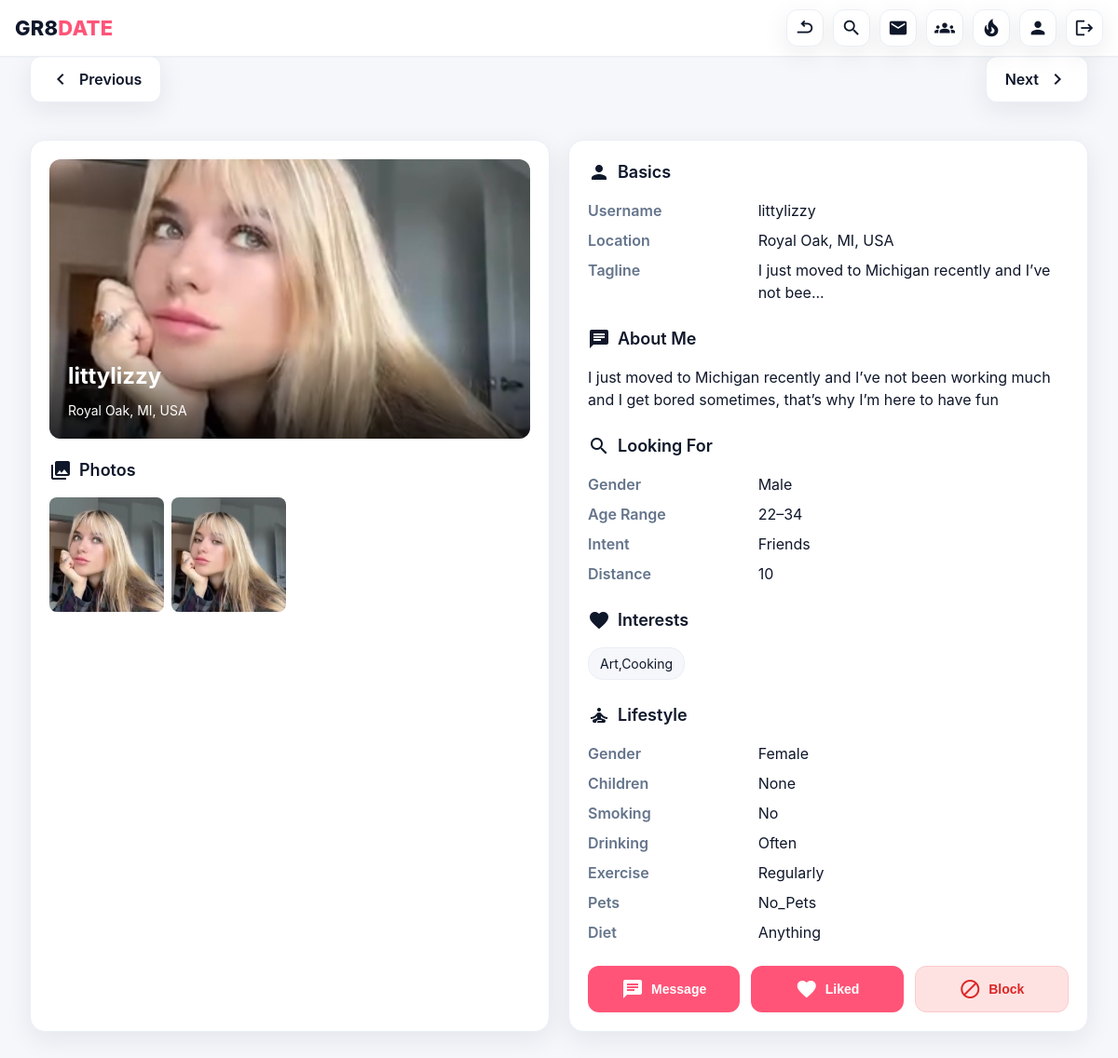
Page /profile/404/ (signed in) on the committed database.
### pages/models.py (models this page shows, shortened)
class ProfileImage(models.Model):
    profile = models.ForeignKey(
        Profile,
        related_name="images",
        on_delete=models.CASCADE,
    )
    image = models.ImageField(upload_to="profiles/")
    is_private = models.BooleanField(default=False)
    is_primary = models.BooleanField(default=False)
    created_at = models.DateTimeField(auto_now_add=True)
    class Meta:
        constraints = [
            models.UniqueConstraint(
                fields=["profile"],
                condition=models.Q(is_primary=True),
                name="one_primary_image_per_profile",
            ),
        ]

class Profile(models.Model):
    user = models.OneToOneField(User, on_delete=models.CASCADE, related_name="profile")
    is_complete = models.BooleanField(default=False)
    is_approved = models.BooleanField(default=False)
    needs_review = models.BooleanField(default=False)
    pending_changes = models.JSONField(null=True, blank=True)
    last_submitted_for_approval = models.DateTimeField(null=True, blank=True)
    created_at = models.DateTimeField(auto_now_add=True)
    updated_at = models.DateTimeField(auto_now=True)
    date_of_birth = models.DateField(blank=True, null=True)
    headline = models.CharField(max_length=120, blank=True)
    location = models.CharField(max_length=120, blank=True)
    about = models.TextField(blank=True)
    class Gender(models.TextChoices):
        FEMALE = "female", "Female"
        MALE = "male", "Male"
        NON_BINARY = "nonbinary", "Non-binary"
        UNSPECIFIED = "unspecified", "Prefer not to say"
    my_gender = models.CharField(
        max_length=20, choices=Gender.choices, default=Gender.UNSPECIFIED
    )
    class LookingFor(models.TextChoices):
        MALE = "male", "Male"
        FEMALE = "female", "Female"
        BISEXUAL = "bisexual", "Bi-sexual"
        UNSPECIFIED = "unspecified", "Prefer not to say"
    looking_for = models.CharField(
        max_length=20, choices=LookingFor.choices, default=LookingFor.UNSPECIFIED
    )
    class Children(models.TextChoices):
        PREFER_NOT = "prefer_not", "Prefer not to say"
        YES = "yes", "Yes"
        NONE = "none", "None"
    children = models.CharField(
        max_length=20, choices=Children.choices, default=Children.PREFER_NOT
    )
    smoking = models.CharField(max_length=20, default='prefer_not', blank=True)
    drinking = models.CharField(max_length=20, default='prefer_not', blank=True)
    exercise = models.CharField(max_length=20, default='prefer_not', blank=True)
    pets = models.CharField(max_length=20, default='prefer_not', blank=True)
    diet = models.CharField(max_length=20, default='prefer_not', blank=True)
    my_interests = models.CharField(max_length=600, blank=True)
    must_have_tags = models.CharField(max_length=600, blank=True)
    preferred_age_min = models.PositiveSmallIntegerField(default=18)
    preferred_age_max = models.PositiveSmallIntegerField(default=60)
    class Distance(models.TextChoices):
        ANY = "any", "Any"
        KM_5 = "5", "5 km"
        KM_10 = "10", "10 km"
        KM_25 = "25", "25 km"
        KM_50 = "50", "50 km"
        KM_100 = "100", "100 km"
        COUNTRY = "country", "Countrywide"
    preferred_distance = models.CharField(
        max_length=20, choices=Distance.choices, default=Distance.ANY
    )
    class Intent(models.TextChoices):
        ANY = "any", "Any"
        FRIENDS = "friends", "New friends"
        CASUAL = "casual", "Casual dating"
        LONGTERM = "longterm", "Long-term"
        MARRIAGE = "marriage", "Marriage"
    preferred_intent = models.CharField(
        max_length=20, choices=Intent.choices, default=Intent.ANY
    )

### pages/views.py (the view, shortened to what this page needs)
# urls.py: path('profile/<int:user_id>/', views.profile_detail, name='profile_detail'),
@login_required
def profile_detail(request, user_id):
    profile = get_object_or_404(
        Profile.objects.prefetch_related('images'),
        user_id=user_id
    )
    is_own_profile = request.user == profile.user
    has_private_access = False
    access_request = None
    has_pending_request = False
    if request.user.is_superuser:
        has_private_access = True
    public_images = profile.images.filter(is_private=False)
    private_images = profile.images.filter(is_private=True)
    is_liked = Like.objects.filter(
        liker=request.user,
        liked_user=profile.user
    ).exists()
    is_blocked = Block.objects.filter(
        blocker=request.user,
        blocked=profile.user
    ).exists()
    all_profiles = Profile.objects.filter(
        is_approved=True
    ).exclude(user=request.user).prefetch_related('images')
    current_index = None
    for idx, p in enumerate(all_profiles):
        if p.user_id == profile.user_id:
            current_index = idx
            break
    previous_profile_id = None
    next_profile_id = None
    if current_index is not None:
        if current_index > 0:
            previous_profile_id = all_profiles[current_index - 1].user_id
        if current_index < len(all_profiles) - 1:
            next_profile_id = all_profiles[current_index + 1].user_id
    context = {
        'profile': profile,
        'public_images': public_images,
        'private_images': private_images,
        'is_own_profile': is_own_profile,
        'has_private_access': has_private_access,
        'has_pending_request': has_pending_request,
        'access_request': access_request,
        'is_liked': is_liked,
        'is_blocked': is_blocked,
        'previous_profile_id': previous_profile_id,
        'next_profile_id': next_profile_id,
    }
    return render(request, 'pages/profile_view.html', context)

### templates/pages/profile_view.html (shortened to what this page needs)
{% extends "base_header.html" %}
{% load static %}
{% block content %}
<div class="spacer"></div>
<div class="desktop-nav">
  {% if previous_profile_id %}
  <a class="desktop-nav-btn" href="{% url 'profile_detail' previous_profile_id %}">
    <span class="material-icons">chevron_left</span>Previous
  </a>
  {% else %}
  <div class="nav-spacer"></div>
  {% endif %}
  {% if next_profile_id %}
  <a class="desktop-nav-btn" href="{% url 'profile_detail' next_profile_id %}">
    Next<span class="material-icons">chevron_right</span>
  </a>
  {% else %}
  <div class="nav-spacer"></div>
  {% endif %}
</div>
<div class="container">
  <div class="grid">
    <section class="card">
      <div class="hero" onclick="openLightbox(0)">
        {% with primary_image=profile.images.all|first %}
          {% if primary_image and not primary_image.is_private %}
            <img src="{{ primary_image.image.url }}" alt="Main profile photo of {{ profile.user.username }}" loading="lazy">
          {% else %}
            <div class="hero-placeholder">
              <span>No profile photo</span>
            </div>
          {% endif %}
        {% endwith %}
        <div class="hero-overlay">
          <div class="hero-name">{{ profile.user.username }}</div>
          <div class="hero-details">
            <span>{% if profile.location %}{{ profile.location }}{% else %}Location not set{% endif %}</span>
          </div>
        </div>
      </div>
      <div class="section">
        <h3><span class="material-icons">photo_library</span>Photos</h3>
        {% if public_images %}
        <div class="thumbs">
          {% for image in public_images %}
          <div class="thumb" onclick="openLightbox({{ forloop.counter0 }})">
            <img src="{{ image.image.url }}" alt="Photo {{ forloop.counter }} of {{ profile.user.username }}" loading="lazy">
          </div>
          {% endfor %}
        </div>
        {% else %}
        <div class="empty-state">No additional photos</div>
        {% endif %}
      </div>
    </section>
    <section class="card">
      <div class="section">
        <h3><span class="material-icons">person</span>Basics</h3>
        <dl>
          <dt>Username</dt><dd>{{ profile.user.username }}</dd>
          <dt>Location</dt><dd>{% if profile.location %}{{ profile.location }}{% else %}<span class="data-placeholder">Not specified</span>{% endif %}</dd>
          <dt>Tagline</dt><dd>{% if profile.headline %}{{ profile.headline }}{% else %}<span class="data-placeholder">No tagline yet</span>{% endif %}</dd>
        </dl>
      </div>
      <div class="section">
        <h3><span class="material-icons">chat</span>About Me</h3>
        <p>{% if profile.about %}{{ profile.about|linebreaks }}{% else %}<span class="data-placeholder">This user hasn't written about themselves yet.</span>{% endif %}</p>
      </div>
      <div class="section">
        <h3><span class="material-icons">search</span>Looking For</h3>
        <dl>
          <dt>Gender</dt><dd>{% if profile.looking_for and profile.looking_for != "any" %}{{ profile.looking_for|title }}{% else %}<span class="data-placeholder">Not specified</span>{% endif %}</dd>
          <dt>Age Range</dt><dd>{% if profile.preferred_age_min and profile.preferred_age_max %}{{ profile.preferred_age_min }}–{{ profile.preferred_age_max }}{% else %}<span class="data-placeholder">Not specified</span>{% endif %}</dd>
          <dt>Intent</dt><dd>{% if profile.preferred_intent and profile.preferred_intent != "any" %}{{ profile.preferred_intent|title }}{% else %}<span class="data-placeholder">Not specified</span>{% endif %}</dd>
          <dt>Distance</dt><dd>{% if profile.preferred_distance and profile.preferred_distance != "any" %}{{ profile.preferred_distance|title }}{% else %}<span class="data-placeholder">Not specified</span>{% endif %}</dd>
        </dl>
      </div>
      <div class="section">
        <h3><span class="material-icons">favorite</span>Interests</h3>
        <div class="chips">
          {% if profile.my_interests %}
            {% with interests=profile.my_interests.split %}
              {% for interest in interests %}
                <span class="chip">{{ interest.strip|title }}</span>
              {% endfor %}
            {% endwith %}
          {% else %}
            <span class="chip data-placeholder">No interests added yet</span>
          {% endif %}
        </div>
      </div>
      <div class="section">
        <h3><span class="material-icons">self_improvement</span>Lifestyle</h3>
        <dl>
          <dt>Gender</dt><dd>{% if profile.my_gender and profile.my_gender != "prefer_not" %}{{ profile.my_gender|title }}{% else %}<span class="data-placeholder">Not specified</span>{% endif %}</dd>
          <dt>Children</dt><dd>{% if profile.children and profile.children != "prefer_not" %}{{ profile.children|title }}{% else %}<span class="data-placeholder">Not specified</span>{% endif %}</dd>
          <dt>Smoking</dt><dd>{% if profile.smoking and profile.smoking != "prefer_not" %}{{ profile.smoking|title }}{% else %}<span class="data-placeholder">Not specified</span>{% endif %}</dd>
          <dt>Drinking</dt><dd>{% if profile.drinking and profile.drinking != "prefer_not" %}{{ profile.drinking|title }}{% else %}<span class="data-placeholder">Not specified</span>{% endif %}</dd>
          <dt>Exercise</dt><dd>{% if profile.exercise and profile.exercise != "prefer_not" %}{{ profile.exercise|title }}{% else %}<span class="data-placeholder">Not specified</span>{% endif %}</dd>
          <dt>Pets</dt><dd>{% if profile.pets and profile.pets != "prefer_not" %}{{ profile.pets|title }}{% else %}<span class="data-placeholder">Not specified</span>{% endif %}</dd>
          <dt>Diet</dt><dd>{% if profile.diet and profile.diet != "prefer_not" %}{{ profile.diet|title }}{% else %}<span class="data-placeholder">Not specified</span>{% endif %}</dd>
        </dl>
      </div>
      <div class="cta">
        <button class="btn btn--primary" onclick="showQuickMessage({{ profile.user.id }}, '{{ profile.user.username }}')">
          <span class="material-icons">chat</span>
          Message
        </button>
        <button class="btn {% if is_liked %}btn--liked{% else %}btn--secondary{% endif %}"
                id="likeBtn"
                onclick="toggleLike({{ profile.user.id }})">
          <span class="material-icons">favorite</span>
          <span id="likeText">{% if is_liked %}Liked{% else %}Like{% endif %}</span>
        </button>
        <button class="btn {% if is_blocked %}btn--blocked{% else %}btn--danger{% endif %}"
                id="blockBtn"
                onclick="toggleBlock({{ profile.user.id }})">
          <span class="material-icons" id="blockIcon">block</span>
          <span id="blockText">{% if is_blocked %}Blocked{% else %}Block{% endif %}</span>
        </button>
      </div>
    </section>
  </div>
</div>
{% endblock %}

### templates/base_header.html (shortened to what this page needs)
<!DOCTYPE html>
<html lang="en">
<head>
</head>
<body>
<header class="site-header">
  <div class="nav">
    <div class="brand"><span>GR8</span><span class="date">DATE</span></div>
    <div class="top-icons" aria-label="Header actions">
      <a class="icon-btn" href="{% url 'dashboard' %}" title="Dashboard">
        <span class="material-icons rot-90">u_turn_left</span>
      </a>
      <a class="icon-btn js-open-search" href="#" title="Search"><span class="material-icons">search</span></a>
      <a class="icon-btn" href="{% url 'messages_list' %}" title="Messages">
        <span class="material-icons">mail</span>
      </a>
      <a class="icon-btn" href="{% url 'matches_list' %}" title="Matches"><span class="material-icons">groups</span></a>
      <a class="icon-btn" href="{% url 'hotdate_list' %}" title="Hot Dates">
        <span class="material-icons">local_fire_department</span>
      </a>
      <a class="icon-btn" href="{% url 'profile_edit' %}" title="My Profile"><span class="material-icons">person</span></a>
      <a class="icon-btn" href="#" id="logout-btn" title="Logout"><span class="material-icons">logout</span></a>
    </div>
  </div>
</header>
<div class="spacer"></div>
<main class="container">
  {% block content %}{% endblock %}
</main>
</body>
</html>

### templates/pages/profile_view.html (style rules this page uses)
:root { --bg: #f6f7fb; --card: #fff; --border: #eaeef5; --text: #0f172a; --muted: #64748b; --brand: #ff5478; --brand-900: #e23c61; --shadow: 0 8px 28px rgba(15, 23, 42, 0.08); --radius: 16px; }
* { box-sizing: border-box; margin: 0; padding: 0; }
body { font-family: -apple-system, BlinkMacSystemFont, 'Segoe UI', Roboto, sans-serif; background: var(--bg); color: var(--text); line-height: 1.5; }
.spacer { height: 20px; }
.container { max-width: 1200px; margin: 0 auto; padding: 20px 16px 80px 16px; }
.grid { display: grid; grid-template-columns: 1fr 1fr; gap: 20px; }
.card { background: var(--card); border: 1px solid var(--border); border-radius: var(--radius); padding: 20px; box-shadow: var(--shadow); }
.hero { position: relative; border-radius: 12px; overflow: hidden; cursor: pointer; margin-bottom: 20px; }
.hero img, .hero-placeholder { width: 100%; height: 300px; object-fit: cover; display: block; }
.hero-overlay { position: absolute; bottom: 0; left: 0; right: 0; background: linear-gradient(transparent, rgba(0,0,0,0.7)); color: white; padding: 20px; }
.hero-name { font-size: 24px; font-weight: 700; margin-bottom: 8px; }
.hero-details { display: flex; gap: 16px; font-size: 14px; }
.section { margin-bottom: 24px; }
.section h3 { display: flex; align-items: center; gap: 8px; margin: 0 0 16px 0; font-size: 18px; font-weight: 600; }
.thumbs { display: grid; grid-template-columns: repeat(4, 1fr); gap: 8px; }
.thumb { position: relative; aspect-ratio: 1; border-radius: 8px; overflow: hidden; cursor: pointer; }
.thumb img { width: 100%; height: 100%; object-fit: cover; }
dl { display: grid; grid-template-columns: 1fr 2fr; gap: 8px 16px; }
dt { font-weight: 600; color: var(--muted); }
dd { margin: 0; }
.chips { display: flex; flex-wrap: wrap; gap: 8px; }
.chip { background: var(--bg); border: 1px solid var(--border); border-radius: 16px; padding: 6px 12px; font-size: 14px; }
.cta { display: flex; gap: 12px; margin-top: 24px; }
.btn { display: flex; align-items: center; justify-content: center; gap: 8px; padding: 12px 16px; border: none; border-radius: 12px; font-weight: 600; cursor: pointer; flex: 1; transition: all 0.2s ease; font-size: 14px; }
.btn--primary { background: var(--brand); color: white; }
.btn--danger { background: #fee2e2; color: #dc2626; border: 1px solid #fecaca; }
.btn--liked { background: var(--brand); color: white; }
.desktop-nav { display: flex; justify-content: space-between; align-items: center; margin: 0 auto 20px auto; max-width: 1200px; padding: 0 16px; }
.desktop-nav-btn { display: flex; align-items: center; gap: 8px; padding: 12px 20px; background: var(--card); border: 1px solid var(--border); border-radius: 12px; font-weight: 600; text-decoration: none; color: var(--text); transition: all 0.2s ease; box-shadow: var(--shadow); }

### rows in the picture
ProfileImage: image (picture)
Profile: user.username "littylizzy", location "Royal Oak, MI, USA", headline "I just moved to Michigan recently and I’ve not bee...", about "I just moved to Michigan recently and I’ve not been working much and I get bored sometimes, that’s why I’m here to have fun", looking_for "Male", preferred_age_min "22", preferred_age_max "34", preferred_intent "Friends", preferred_distance "10", strip "Art,Cooking", my_gender "Female", children "None", smoking "No", drinking "Often", exercise "Regularly", pets "No_Pets", diet "Anything"
ProfileImage: image (picture)
